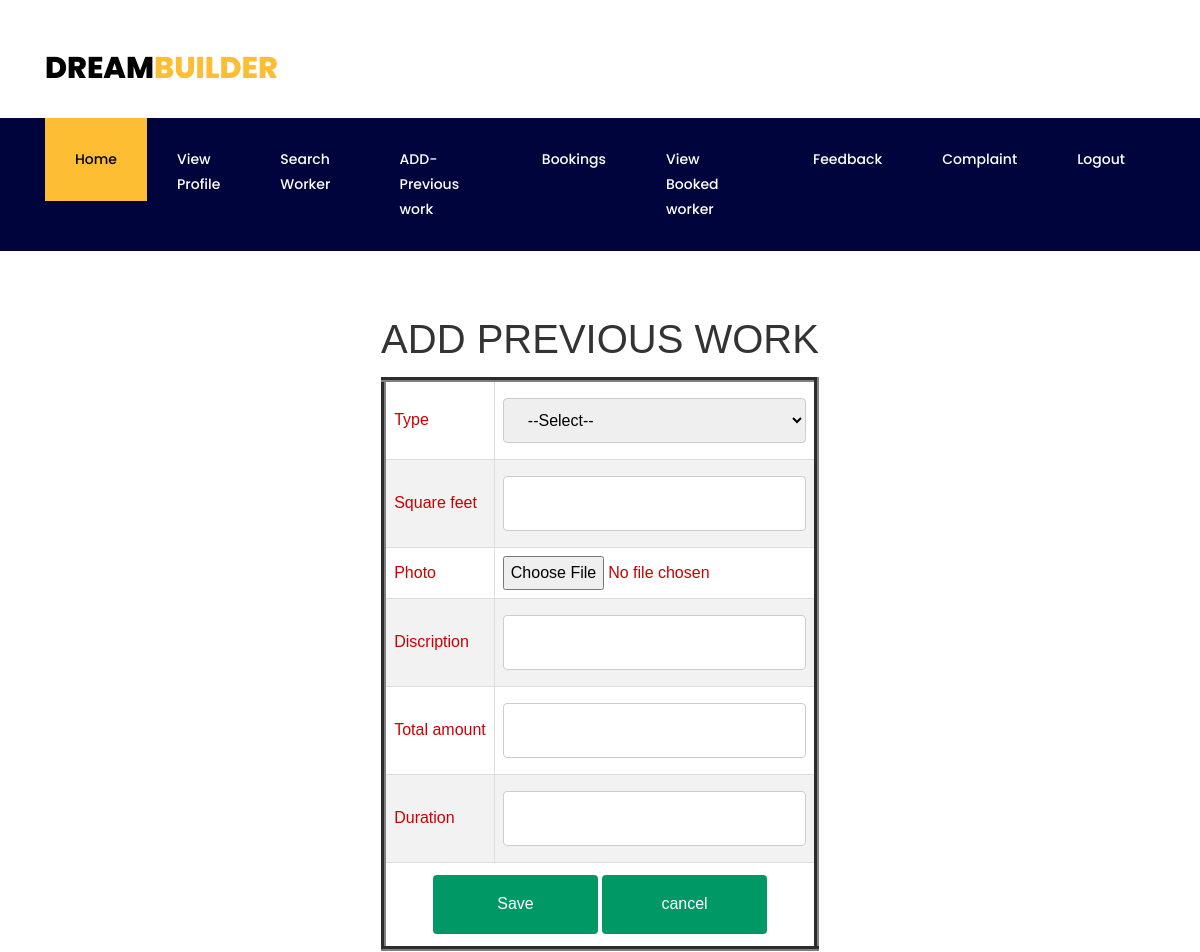
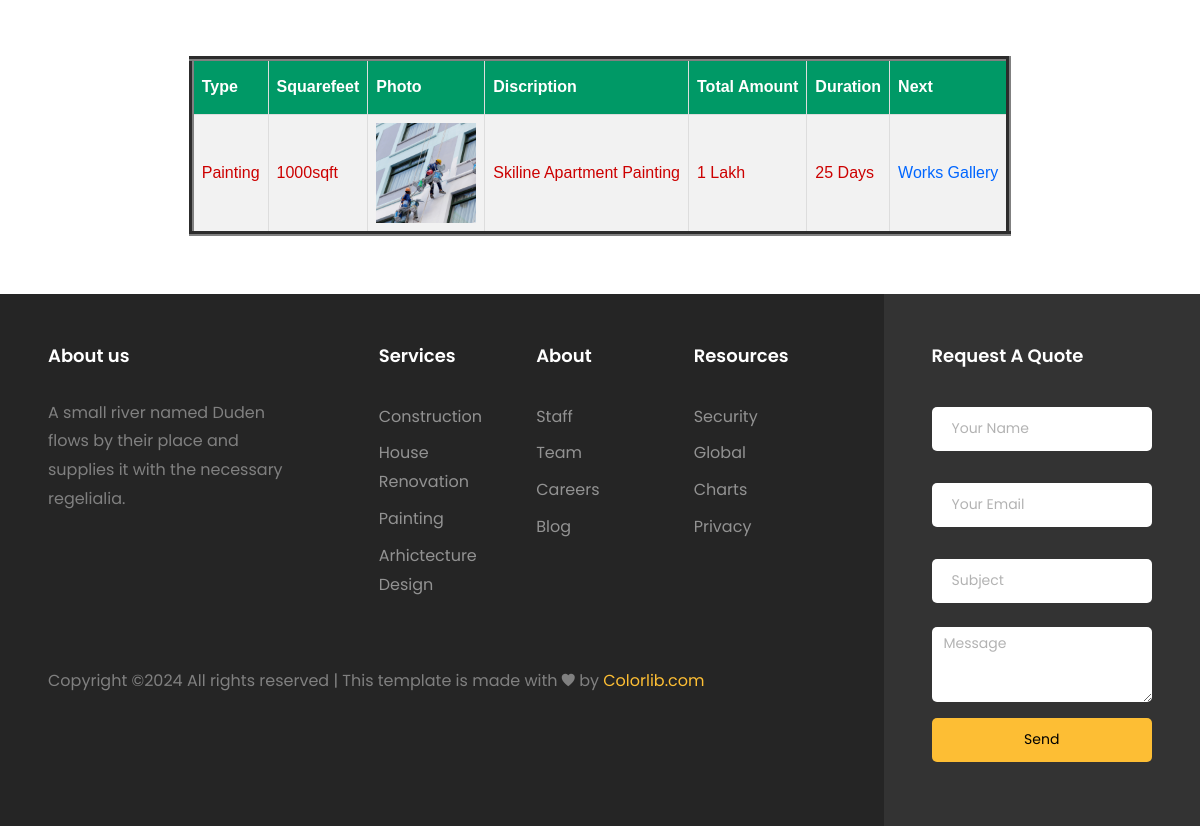
The page /Condractor/previous/ (signed in) on the database its author committed (2 pictures, top to bottom).
### Condractor/models.py (models this page shows)
class previouswork(models.Model):
    Type=models.ForeignKey(Contractservice,on_delete=models.SET_NULL,null=True)
    Squarefeet=models.CharField(max_length=20)
    Photo=models.FileField(upload_to="Previousworkimage/")
    Description=models.CharField(max_length=70)
    Totalamount=models.CharField(max_length=20)
    Duration=models.CharField(max_length=20)
    Condractor=models.ForeignKey(NewConstructor,on_delete=models.SET_NULL,null=True)

### Admin/models.py (models this page shows)
class Contractservice(models.Model):
    Service=models.CharField(max_length=20)
    def __str__(self):
     return self.Service

### Condractor/views.py (the view)
# urls.py: path('previous/',views.Previouswork,name="previous"),
def Previouswork(request):
    contract=Contractservice.objects.all()
    if "constructid" in request.session:
        if request.method=='POST' and request.FILES:
            prevwork=NewConstructor.objects.get(id=request.session["constructid"])
            cid=request.POST.get("Type")
            const=Contractservice.objects.get(id=cid)
            previouswork.objects.create(Type=const,Squarefeet=request.POST.get("txt_squarefeet"),Condractor=prevwork,
            Photo=request.FILES.get("image"),Description=request.POST.get("txt_discription"),
            Totalamount=request.POST.get("txt_totalamount"),Duration=request.POST.get("txt_duration"))
            prfconst=previouswork.objects.filter(Condractor=request.session["constructid"])
            return render(request,"Condractor/Previousworks.html",{"contract":contract,"prfconst":prfconst})
        else:
            prfconst=previouswork.objects.filter(Condractor=request.session["constructid"])
            return render(request,"Condractor/Previousworks.html",{"contract":contract,"prfconst":prfconst})
    else:
        return redirect('Guest:Login')

### Condractor/templates/Condractor/Previousworks.html (shortened to what this page needs)
{% extends 'Condractor/Header.html' %}
 {% load static %}
    {% block content %}
    <form method="POST" enctype="multipart/form-data">
        <div id="tab">
    <br>
    <br>
    <h1 align="center">ADD PREVIOUS WORK</h1>
        <table border="5" align="center" cellpadding="10">
            <tr>
                <td>Type</td>
             <td><select name="Type" type="text" id="type">
                 <option>--Select--</option>
                    </select></td>
            </tr>
            <tr>
                <td>Square feet</td>
                <td><input type="text" name="txt_squarefeet"></td>
            </tr>
            <tr>
                <td>Photo</td>
                <td>
                    <input type="file" id="img" name="image">
                </td>
            </tr>
            <tr>
                <td>Discription</td>
                <td><input type="text" name="txt_discription"></td>
            </tr>
            <tr>
                <td>Total amount</td>
                <td><input type="text" name="txt_totalamount"></td>
            </tr>
            <tr>
                <td>Duration</td>
                <td><input type="text" name="txt_duration"></td>
            </tr>
            <tr>
                <td colspan="2" align="center"><input type="submit" name="submit" value="Save">
                    <input type="reset" name="cancel" value="cancel">
                </td>
            </tr>
        </table>
    </div>
    </form>
    <div id="tab">
        <br>
        <br>
    <table border="5" align="center" cellpadding="10">
        <tr>
        <th>Type</th>
        <th>Squarefeet</th>
        <th>Photo</th>
        <th>Discription</th>
        <th>Total Amount</th>
        <th>Duration</th>
        <th>Next</th>
    </tr>
    {% for x in prfconst %}
    <tr>
        <td>{{x.Type}}</td>
        <td>{{x.Squarefeet}}</td>
        <td><img src="{{x.Photo.url}}" alt="" height="100" width="100"></td>
        <td>{{x.Description}}</td>
        <td>{{x.Totalamount}}</td>
        <td>{{x.Duration}}</td><td><a href="{% url 'Condractor:worksgal' x.id %}">Works Gallery</a></td>
    </tr>
    {% endfor %}
</table>
</div>
</body>
{% endblock  %}

### Guest/static/form/form.css (style rules this page uses)
#tab { font-family: "Trebuchet MS", Arial, Helvetica, sans-serif; border-collapse: collapse; width: 100%; }
#tab td, #tab th { border: 1px solid #ddd; padding: 8px; color: #C00; }
#tab a { color:#06F; }
#tab tr:nth-child(even) { background-color: #f2f2f2; }
#tab th { padding-top: 12px; padding-bottom: 12px; text-align: left; background-color: #096; color: white; }
input[type=text],[type=password],[type=email],[type=date], select { width: 100%; padding: 12px 20px; margin: 8px 0; display: inline-block; border: 1px solid #ccc; border-radius: 4px; box-sizing: border-box; }
input[type=submit] { width: 40%; background-color: #096; color: white; padding: 15px; margin: 4px 0; border: none; border-radius: 4px; cursor: pointer; }
input[type=reset] { width: 40%; background-color: #096; color: white; padding: 15px; margin: 4px 0; border: none; border-radius: 4px; cursor: pointer; }

### rows shown on the page
previouswork: Type "Painting", Squarefeet "1000sqft", Photo (picture), Description "Skiline Apartment Painting", Totalamount "1 Lakh", Duration "25 Days"
